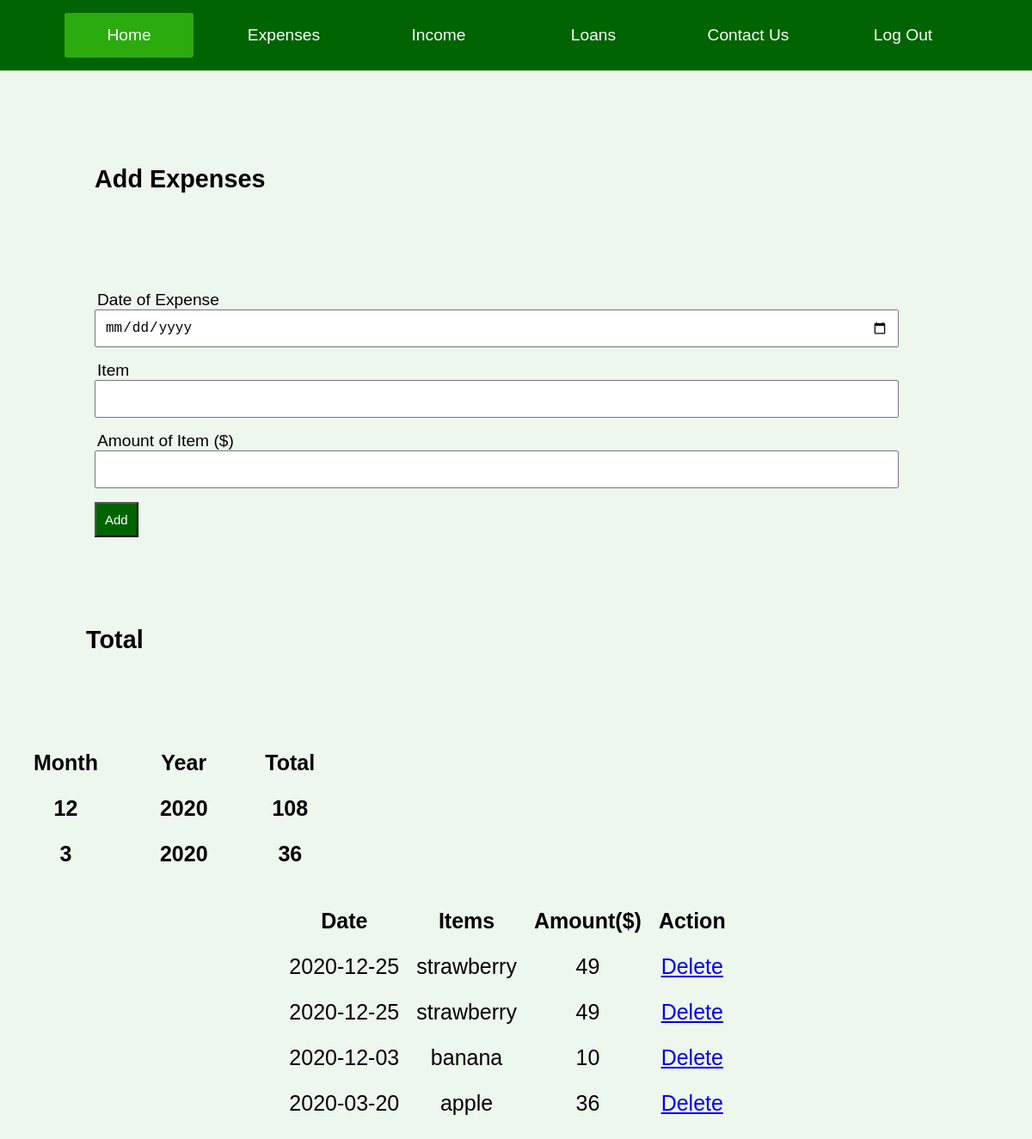
The app's page /add_expenses.php with its own data.
### tables this page shows
CREATE TABLE `expense` (
  `id` int(10) NOT NULL,
  `dateexpense` date NOT NULL,
  `expense` varchar(200) NOT NULL,
  `amount` varchar(20) NOT NULL
);

### add_expenses.php (the view, shortened to what this page needs)
<?php
$db = mysqli_connect('localhost', 'root','', 'registration') or die("Could not connect to database");
	?>
<!DOCTYPE html>
<html>
<html>
<head>
<link rel="stylesheet" type="text/css" href="theme.css">
</head>
<body>
<div class = "menu_bar">
<ul>
<li class="theme"><a href="homepage.php">Home</a></li>
<li><a href="add_expenses.php">Expenses</a></li>
<li><a href="income.php">Income</a></li>
<li><a href="loans.php">Loans</a></li>
<li><a href="contact_us.php"> Contact Us</a>
<li><a href="logout.php">Log Out</a></li>
</ul>
</div>
</body>
<head>
	<link rel="stylesheet" type="text/css" href="theme.css">
</head>
	<div class = "header1">
		<h2>Add Expenses</h2>
	</div>
	<table>
	<form action="add_expenses.php?add" method="POST">
		<div class="input-input1">
			<label>Date of Expense</label>
			<input  type="date" name="dateexpense">
		</div>
		<div class="input-input1">
			<label>Item</label>
			<input  type="text" name="expense">
		</div>
		<div class="input-input1">
			<label>Amount of Item ($)</label>
			<input  type="text" name="amount">
		</div>
		<div class="input-input1">
			<button type="submit" name="add" class="btn">Add<a href="add_expenses.php"></a></button>
		</div>
	</form>
	</table>
	<div class = "header2">
	<h2>Total</h2>
	</div>
<?php
$connect = new mysqli("localhost","root","","registration");
$sql = "SELECT
		month(dateexpense) as month,
		year(dateexpense) as year,
		sum(amount) as total
		FROM expense
		GROUP BY month(dateexpense), year(dateexpense) ORDER BY year DESC";
$result = $connect->query($sql);
?>
	<table class="table_table1">
	<body>
	<thead>
<tr>
<th>Month</th>
<th>Year</th>
<th>Total</th>
</tr>
</thead>
<?php while($row = $result->fetch_object()): ?>
<tbody>
<tr>
<th><?php echo $row->month; ?></th>
<th><?php echo $row->year; ?></th>
<th><?php echo $row->total; ?></th>
</tr>
</tbody>
<?php endwhile; ?>
  </body>
	</table>
	<body>
		<center>
		<table class="table_table">
              <thead>
                <tr>
                  <th>Date</th>
                  <th>Items</th>
                  <th>Amount($)</th>
                  <th>Action</th>
                </tr>
              </thead>
		<?php
		$sql="SELECT * FROM `expense` ORDER BY dateexpense DESC";
		$result=mysqli_query($db,$sql);
		while ($row = mysqli_fetch_assoc($result)){
		?>
	<tbody>
				<tr>
					<td><?php echo $row['dateexpense']; ?></td>
					<td><?php echo $row['expense']; ?></td>
				<td><?php echo $row['amount']; ?></td>
				<td><a href="add_expenses.php?delete=<?php echo$row['id'];?>">Delete</a><td>
				</tr>
		<?php
		}
		?>
	</tbody>
</table>
</body>
</html>

### theme.css (style rules this page uses)
* { margin: 0px; padding: 0px; }
body { font-size: 120%; background: #F8F8FF; background-color: rgb(237, 247, 237); box-sizing: border-box; font-family: sans-serif; }
.header1 { width: 30%; margin: 90px ; text-align: left; padding: 20px; }
.header2 { width: 30%; margin: 90px ; text-align: left; padding: 10px; }
form { width: 30%; margin: 0px auto; padding: 20px; border: 1px solid #B0C4DE; background: white; border-radius: 0px 0px 10px 10px; }
.btn { padding: 10px; font-size: 15px; color: white; background: rgb(0, 100, 0); }
.input-input1 { margin: 10px 10px 0px 10px; padding: 3px 100px; }
.input-input1 label { display: block; text-align: left; margin-left: 3px; }
.input-input1 input { height: 30px; width: 93%; padding: 5px 10px; font-size: 16px; }
.menu_bar { background: rgb(0, 100, 0); text-align: center; }
.menu_bar ul { display: inline-flex; list-style: none; color: #fff; }
.menu_bar ul li { width: 120px; margin: 15px; padding: 15px; }
.menu_bar ul li a { text-decoration: none; color: #fff; }
.theme, .menu_bar ul li:hover { background: #2bab0d; border-radius: 3px; }
.table_table { border-collapse: collapse; margin: 25px 0; font-size: 25px; min-width: 400px; }
.table_table thead tr { text-align: center; font-weight: bold; }
.table_table th, .table_table td { text-align: center; padding: 12px 10px; }
.table_table tbody tr { border-bottom: 1px }
.table_table1 { border-collapse: collapse; margin: 25px 0; font-size: 25px; min-width: 400px; }
.table_table1 thead tr { text-align: center; }
.table_table1 th, .table_table1 td { text-align: center; padding: 12px 10px; }

### records on screen
expense: dateexpense "2020-12-25", expense "strawberry", amount "49"
expense: dateexpense "2020-12-25", expense "strawberry", amount "49"
expense: dateexpense "2020-12-03", expense "banana", amount "10"
expense: dateexpense "2020-03-20", expense "apple", amount "36"

### other values on screen
$row->month "12"
$row->year "2020"
$row->total "108"
$row->month "3"
$row->total "36"
